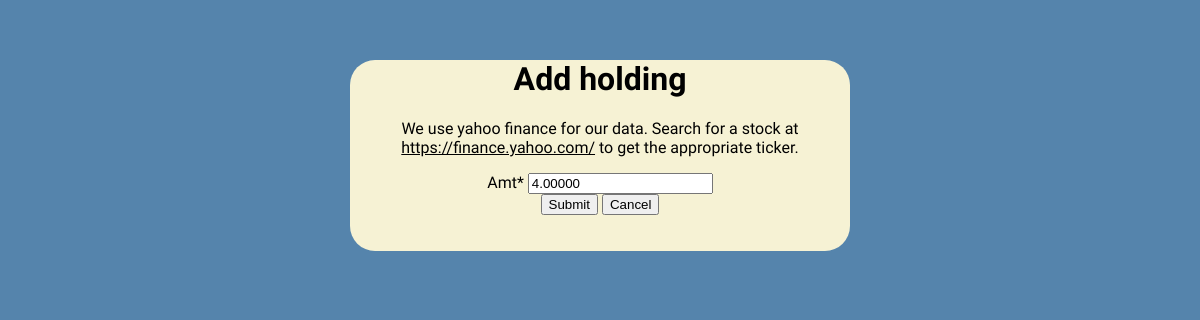
/holding/3/update (signed in), run on an earlier commit of the app's database.
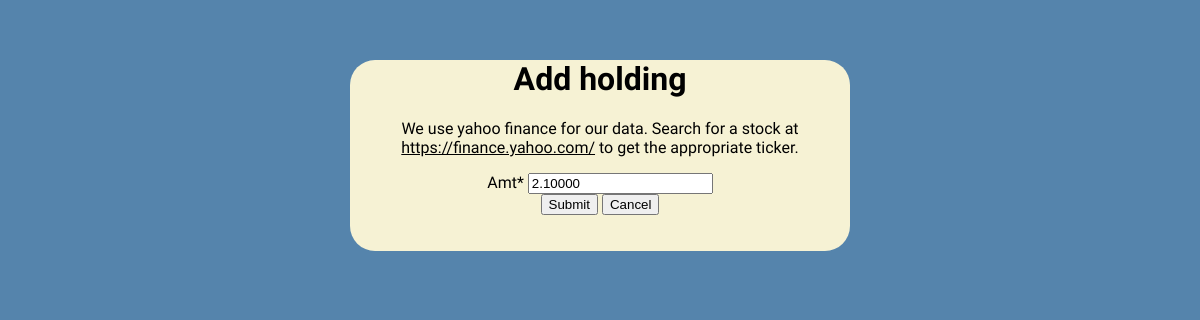
And on a later commit of the database.
### holdings/models.py (models this page shows)
class Holding(models.Model):
    name = models.CharField(max_length=40)
    ticker = models.CharField(max_length=10)
    amt = models.DecimalField(max_digits=20, decimal_places=5)
    price = models.DecimalField(max_digits=7, decimal_places=2)
    value = models.DecimalField(max_digits=9, decimal_places=2)
    owner = models.ForeignKey(settings.AUTH_USER_MODEL, on_delete=models.CASCADE)
    created_at = models.DateTimeField(auto_now_add=True)
    updated_at = models.DateTimeField(auto_now=True)

### holdings/views.py (the view, shortened to what this page needs)
# urls.py: path('holding/<int:pk>/update', views.HoldingUpdateView.as_view(success_url=reverse_lazy('holdings:all')), name='holding_update'),
class HoldingUpdateView(LoginRequiredMixin, UpdateView):
    template_name = 'holdings/holding_form.html'
    success_url = reverse_lazy('holdings:all')
    def get(self, request, pk):
        holding = get_object_or_404(Holding, id=pk, owner=self.request.user)
        form = UpdateForm(instance=holding)
        ctx = {'form':form}
        return render(request, self.template_name, ctx)

### holdings/forms.py
class UpdateForm(forms.ModelForm):
    class Meta:
        model = Holding
        fields = ['amt']

### holdings/templates/holdings/holding_form.html (shortened to what this page needs)
{% extends 'base.html' %}
{% block content %}
{% load crispy_forms_tags %}
<h1>Add holding</h1>
<p>
  We use yahoo finance for our data. Search for a stock at
  <a href="https://finance.yahoo.com/" target="_blank">https://finance.yahoo.com/</a>
  to get the appropriate ticker.
</p>
<p>
  <form action="" method="post" id="upload_form" enctype="multipart/form-data">
    {{ form|crispy }}
    <input type="submit" value="Submit">
    <input type="submit" value="Cancel" onclick="window.location.href='{% url 'holdings:all' %}';return false;">
  </form>
</p>
{% endblock %}

What changed in the data, as far as the page shows it:
changed Holding: amt "4.00000" → "2.10000"
